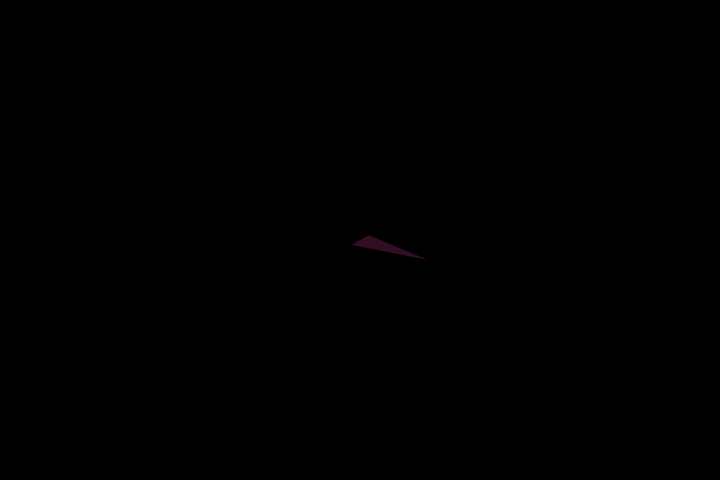
Frame 1 (no input)
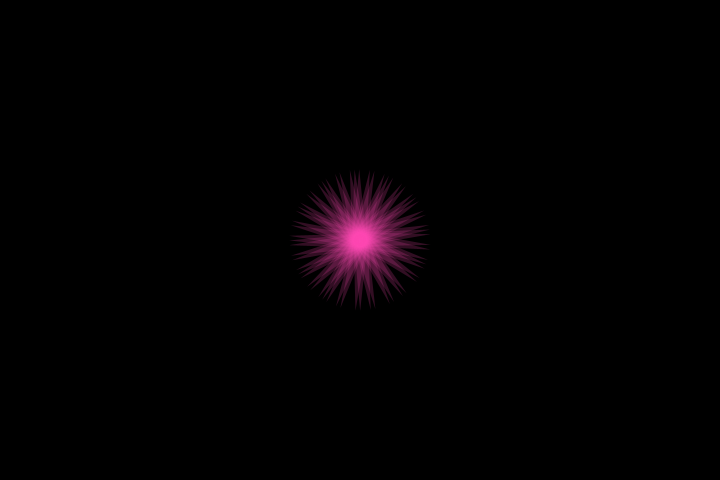
Frame 60 (the mouse pressed at the canvas centre just before this capture)
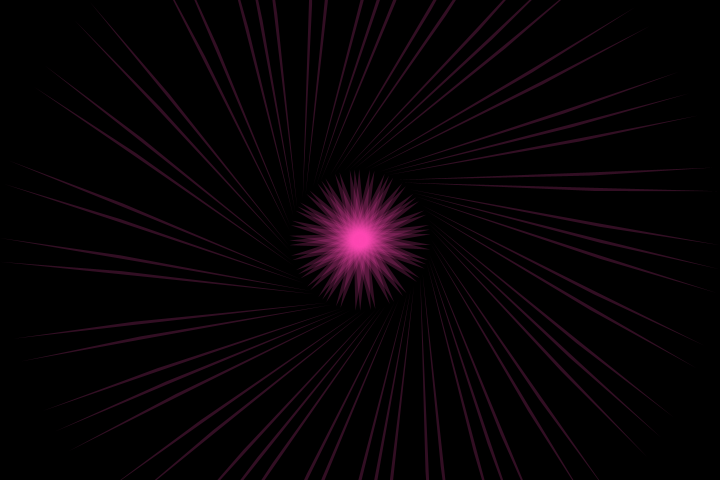
Frame 120 (the mouse held since frame 60 and released just before this capture)

The Processing sketch that drew these frames (run headless with seeded random() and noise(); from frame 60 on, the mouse is pressed at the canvas centre):

// Processing sketch: processing_11337
// ── processing_11337.pde

void setup()
{
  size(720,480);
  background(0);
}
int frame=0;
void draw()
{
  frame++;
  translate(360,240);
  fill(255,70,180,50);
  rotate(-0.5*frame);
  if (mouseX>400) {
    fill(255,50);

  }
  noStroke();
  triangle(-10,mouseX,10,mouseY,50,50);
}
